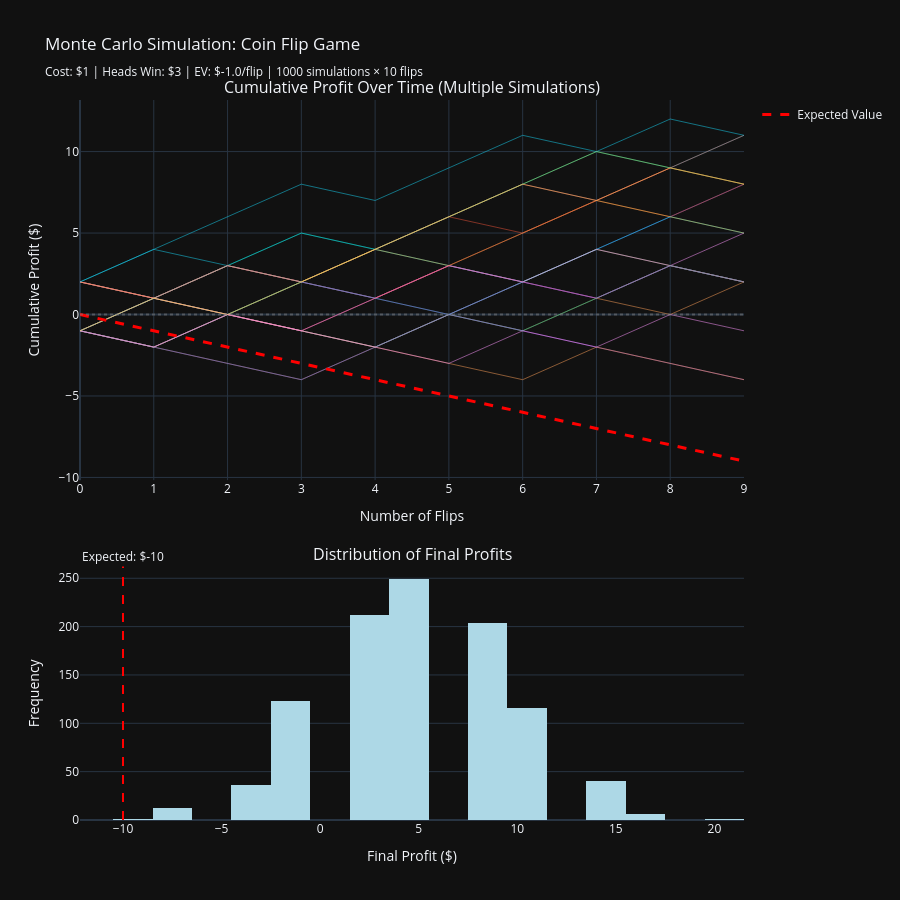

Notebook cell for this chart:
### Code cell
import numpy as np
import plotly.graph_objects as go
from plotly.subplots import make_subplots

COST = 1
PAYOUT_HEADS = 3
PAYOUT_TAILS = 0
EV = (0.5 * PAYOUT_HEADS) * (0.5 * PAYOUT_TAILS) - COST
NUM_FLIPS = 10
NUM_SIMULATIONS = 1000

def simulate_coin_flips(n_flips):
    flips = np.random.randint(0, 2, n_flips)
    profits = np.where(flips == 1, PAYOUT_HEADS - COST, -COST)
    cumulative_profit = np.cumsum(profits)
    return cumulative_profit

print(f"Running {NUM_SIMULATIONS} simulations with {NUM_FLIPS} flips each...")
all_simulations = []
final_profits = []

for i in range(NUM_SIMULATIONS):
    cumulative_profit = simulate_coin_flips(NUM_FLIPS)
    all_simulations.append(cumulative_profit)
    final_profits.append(cumulative_profit[-1])

all_simulations = np.array(all_simulations)
final_profits = np.array(final_profits)

avg_final_profit = np.mean(final_profits)
theoretical_profit = EV * NUM_FLIPS
profitable_sims = np.sum(final_profits > 0)
profit_percentage = (profitable_sims / NUM_SIMULATIONS) * 100

print(f"\n{'='*60}")
print(f"RESULTS:")
print(f"{'='*60}")
print(f"Expected Value per flip: ${EV:.2f}")
print(f"Theoretical profit after {NUM_FLIPS} flips: ${theoretical_profit:.2f}")
print(f"Average profit across all simulations: ${avg_final_profit:.2f}")
print(f"Profitable simulations: {profitable_sims}/{NUM_SIMULATIONS} ({profit_percentage:.1f}%)")
print(f"Min profit: ${np.min(final_profits):.2f}")
print(f"Max profit: ${np.max(final_profits):.2f}")
print(f"{'='*60}\n")

fig = make_subplots(
    rows=2, cols=1,
    subplot_titles=(
        'Cumulative Profit Over Time (Multiple Simulations)',
        'Distribution of Final Profits'
    ),
    vertical_spacing=0.12,
    row_heights=[0.6, 0.4]
)

num_to_plot = min(20, NUM_SIMULATIONS)
x_values = np.arange(NUM_FLIPS)

for i in range(num_to_plot):
    fig.add_trace(
        go.Scatter(
            x=x_values,
            y=all_simulations[i],
            mode='lines',
            name=f'Sim {i+1}',
            line=dict(width=1),
            opacity=0.5,
            showlegend=False
        ),
        row=1, col=1
    )

theoretical_line = EV * x_values
fig.add_trace(
    go.Scatter(
        x=x_values,
        y=theoretical_line,
        mode='lines',
        name='Expected Value',
        line=dict(color='red', width=3, dash='dash'),
        showlegend=True
    ),
    row=1, col=1
)

fig.add_hline(y=0, line_dash="dot", line_color="gray", opacity=0.5, row=1, col=1)

fig.add_trace(
    go.Histogram(
        x=final_profits,
        nbinsx=30,
        name='Final Profits',
        marker_color='lightblue',
        showlegend=False
    ),
    row=2, col=1
)
# Took out the vertical avergage final profit as it doesn't provide that much information anyways
# fig.add_vline(
#    x=avg_final_profit,
#    line_dash="dash",
#    line_color="blue",
#    annotation_text=f"Avg: ${avg_final_profit:.0f}",
#    annotation_position="top",
#    row=2, col=1
#)

fig.add_vline(
    x=theoretical_profit,
    line_dash="dash",
    line_color="red",
    annotation_text=f"Expected: ${theoretical_profit:.0f}",
    annotation_position="top",
    row=2, col=1
)

fig.update_xaxes(title_text="Number of Flips", row=1, col=1)
fig.update_yaxes(title_text="Cumulative Profit ($)", row=1, col=1)
fig.update_xaxes(title_text="Final Profit ($)", row=2, col=1)
fig.update_yaxes(title_text="Frequency", row=2, col=1)

fig.update_layout(
    height=900,
    title_text=f"Monte Carlo Simulation: Coin Flip Game<br><sub>Cost: ${COST} | Heads Win: ${PAYOUT_HEADS} | EV: ${EV}/flip | {NUM_SIMULATIONS} simulations × {NUM_FLIPS} flips</sub>",
    showlegend=True,
    hovermode='closest'
)

fig.show()

### Figure 1 — Plotly figure (JSON) as saved in the notebook; plotly's stock layout.template omitted (floating-point values rounded to 4 significant figures; data arrays with more than 128 entries replaced by an {"elided": "..."} marker saying what was removed)
{"data": [{"line": {"width": 1}, "mode": "lines", "name": "Sim 1", "opacity": 0.5, "showlegend": false, "x": [0, 1, 2, 3, 4, 5, 6, 7, 8, 9], "y": [-1, 1, 0, -1, -2, 0, 2, 4, 6, 8], "type": "scatter", "xaxis": "x", "yaxis": "y"}, {"line": {"width": 1}, "mode": "lines", "name": "Sim 2", "opacity": 0.5, "showlegend": false, "x": [0, 1, 2, 3, 4, 5, 6, 7, 8, 9], "y": [2, 1, 3, 2, 4, 6, 5, 7, 6, 8], "type": "scatter", "xaxis": "x", "yaxis": "y"}, {"line": {"width": 1}, "mode": "lines", "name": "Sim 3", "opacity": 0.5, "showlegend": false, "x": [0, 1, 2, 3, 4, 5, 6, 7, 8, 9], "y": [2, 1, 3, 5, 4, 6, 8, 10, 9, 11], "type": "scatter", "xaxis": "x", "yaxis": "y"}, {"line": {"width": 1}, "mode": "lines", "name": "Sim 4", "opacity": 0.5, "showlegend": false, "x": [0, 1, 2, 3, 4, 5, 6, 7, 8, 9], "y": [-1, -2, 0, 2, 1, 3, 2, 1, 3, 2], "type": "scatter", "xaxis": "x", "yaxis": "y"}, {"line": {"width": 1}, "mode": "lines", "name": "Sim 5", "opacity": 0.5, "showlegend": false, "x": [0, 1, 2, 3, 4, 5, 6, 7, 8, 9], "y": [-1, -2, -3, -4, -2, 0, -1, 1, 0, 2], "type": "scatter", "xaxis": "x", "yaxis": "y"}, {"line": {"width": 1}, "mode": "lines", "name": "Sim 6", "opacity": 0.5, "showlegend": false, "x": [0, 1, 2, 3, 4, 5, 6, 7, 8, 9], "y": [2, 4, 3, 5, 4, 3, 2, 4, 6, 5], "type": "scatter", "xaxis": "x", "yaxis": "y"}, {"line": {"width": 1}, "mode": "lines", "name": "Sim 7", "opacity": 0.5, "showlegend": false, "x": [0, 1, 2, 3, 4, 5, 6, 7, 8, 9], "y": [2, 1, 3, 2, 4, 6, 8, 7, 9, 11], "type": "scatter", "xaxis": "x", "yaxis": "y"}, {"line": {"width": 1}, "mode": "lines", "name": "Sim 8", "opacity": 0.5, "showlegend": false, "x": [0, 1, 2, 3, 4, 5, 6, 7, 8, 9], "y": [-1, 1, 0, -1, -2, 0, 2, 4, 3, 2], "type": "scatter", "xaxis": "x", "yaxis": "y"}, {"line": {"width": 1}, "mode": "lines", "name": "Sim 9", "opacity": 0.5, "showlegend": false, "x": [0, 1, 2, 3, 4, 5, 6, 7, 8, 9], "y": [2, 1, 0, -1, 1, 3, 2, 4, 3, 5], "type": "scatter", "xaxis": "x", "yaxis": "y"}, {"line": {"width": 1}, "mode": "lines", "name": "Sim 10", "opacity": 0.5, "showlegend": false, "x": [0, 1, 2, 3, 4, 5, 6, 7, 8, 9], "y": [-1, -2, 0, 2, 4, 3, 5, 7, 6, 5], "type": "scatter", "xaxis": "x", "yaxis": "y"}, {"line": {"width": 1}, "mode": "lines", "name": "Sim 11", "opacity": 0.5, "showlegend": false, "x": [0, 1, 2, 3, 4, 5, 6, 7, 8, 9], "y": [-1, -2, -3, -4, -2, 0, 2, 1, 3, 2], "type": "scatter", "xaxis": "x", "yaxis": "y"}, {"line": {"width": 1}, "mode": "lines", "name": "Sim 12", "opacity": 0.5, "showlegend": false, "x": [0, 1, 2, 3, 4, 5, 6, 7, 8, 9], "y": [2, 1, 3, 2, 1, 3, 5, 7, 9, 8], "type": "scatter", "xaxis": "x", "yaxis": "y"}, {"line": {"width": 1}, "mode": "lines", "name": "Sim 13", "opacity": 0.5, "showlegend": false, "x": [0, 1, 2, 3, 4, 5, 6, 7, 8, 9], "y": [-1, -2, 0, 2, 1, 0, -1, 1, 3, 2], "type": "scatter", "xaxis": "x", "yaxis": "y"}, {"line": {"width": 1}, "mode": "lines", "name": "Sim 14", "opacity": 0.5, "showlegend": false, "x": [0, 1, 2, 3, 4, 5, 6, 7, 8, 9], "y": [-1, 1, 3, 2, 1, 0, -1, -2, -3, -4], "type": "scatter", "xaxis": "x", "yaxis": "y"}, {"line": {"width": 1}, "mode": "lines", "name": "Sim 15", "opacity": 0.5, "showlegend": false, "x": [0, 1, 2, 3, 4, 5, 6, 7, 8, 9], "y": [2, 1, 0, -1, -2, -3, -4, -2, -3, -4], "type": "scatter", "xaxis": "x", "yaxis": "y"}, {"line": {"width": 1}, "mode": "lines", "name": "Sim 16", "opacity": 0.5, "showlegend": false, "x": [0, 1, 2, 3, 4, 5, 6, 7, 8, 9], "y": [2, 4, 6, 8, 7, 9, 11, 10, 12, 11], "type": "scatter", "xaxis": "x", "yaxis": "y"}, {"line": {"width": 1}, "mode": "lines", "name": "Sim 17", "opacity": 0.5, "showlegend": false, "x": [0, 1, 2, 3, 4, 5, 6, 7, 8, 9], "y": [-1, -2, 0, -1, 1, 3, 2, 1, 3, 2], "type": "scatter", "xaxis": "x", "yaxis": "y"}, {"line": {"width": 1}, "mode": "lines", "name": "Sim 18", "opacity": 0.5, "showlegend": false, "x": [0, 1, 2, 3, 4, 5, 6, 7, 8, 9], "y": [-1, 1, 3, 2, 4, 6, 8, 10, 9, 8], "type": "scatter", "xaxis": "x", "yaxis": "y"}, {"line": {"width": 1}, "mode": "lines", "name": "Sim 19", "opacity": 0.5, "showlegend": false, "x": [0, 1, 2, 3, 4, 5, 6, 7, 8, 9], "y": [-1, -2, 0, -1, -2, -3, -1, -2, 0, -1], "type": "scatter", "xaxis": "x", "yaxis": "y"}, {"line": {"width": 1}, "mode": "lines", "name": "Sim 20", "opacity": 0.5, "showlegend": false, "x": [0, 1, 2, 3, 4, 5, 6, 7, 8, 9], "y": [-1, 1, 0, 2, 4, 6, 8, 7, 9, 8], "type": "scatter", "xaxis": "x", "yaxis": "y"}, {"line": {"color": "red", "dash": "dash", "width": 3}, "mode": "lines", "name": "Expected Value", "showlegend": true, "x": [0, 1, 2, 3, 4, 5, 6, 7, 8, 9], "y": [-0.0, -1.0, -2.0, -3.0, -4.0, -5.0, -6.0, -7.0, -8.0, -9.0], "type": "scatter", "xaxis": "x", "yaxis": "y"}, {"marker": {"color": "lightblue"}, "name": "Final Profits", "nbinsx": 30, "showlegend": false, "x": {"elided": "1000 int values"}, "type": "histogram", "xaxis": "x2", "yaxis": "y2"}], "layout": {"xaxis": {"anchor": "y", "domain": [0.0, 1.0], "title": {"text": "Number of Flips"}}, "yaxis": {"anchor": "x", "domain": [0.472, 1.0], "title": {"text": "Cumulative Profit ($)"}}, "xaxis2": {"anchor": "y2", "domain": [0.0, 1.0], "title": {"text": "Final Profit ($)"}}, "yaxis2": {"anchor": "x2", "domain": [0.0, 0.352], "title": {"text": "Frequency"}}, "annotations": [{"font": {"size": 16}, "showarrow": false, "text": "Cumulative Profit Over Time (Multiple Simulations)", "x": 0.5, "xanchor": "center", "xref": "paper", "y": 1.0, "yanchor": "bottom", "yref": "paper"}, {"font": {"size": 16}, "showarrow": false, "text": "Distribution of Final Profits", "x": 0.5, "xanchor": "center", "xref": "paper", "y": 0.352, "yanchor": "bottom", "yref": "paper"}, {"showarrow": false, "text": "Expected: $-10", "x": -10.0, "xanchor": "center", "xref": "x2", "y": 1, "yanchor": "bottom", "yref": "y2 domain"}], "shapes": [{"line": {"color": "gray", "dash": "dot"}, "opacity": 0.5, "type": "line", "x0": 0, "x1": 1, "xref": "x domain", "y0": 0, "y1": 0, "yref": "y"}, {"line": {"color": "red", "dash": "dash"}, "type": "line", "x0": -10.0, "x1": -10.0, "xref": "x2", "y0": 0, "y1": 1, "yref": "y2 domain"}], "title": {"text": "Monte Carlo Simulation: Coin Flip Game<br><sub>Cost: $1 | Heads Win: $3 | EV: $-1.0/flip | 1000 simulations × 10 flips</sub>"}, "height": 900, "showlegend": true, "hovermode": "closest"}}
